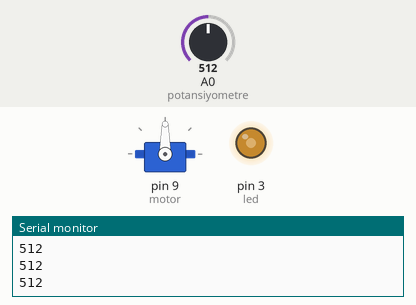
A sketch run on a simulated Arduino Uno, built with avr-gcc and run on an emulated ATmega328P. Parts: servo, output pins drawn as LEDs (lit = HIGH), the last lines printed to the serial monitor. The test bench sets the inputs (shaded band); at power-on: A0 (potansiyometre) = 512.

Above: at 1.2 s.
1.3 s: A0 (potansiyometre) set to 716
At 2.1 s:
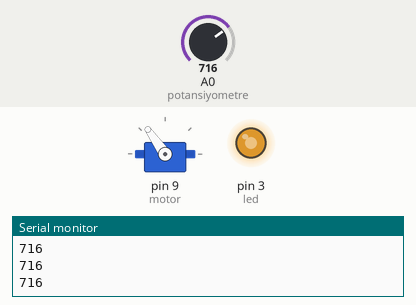
2.9 s: A0 (potansiyometre) set to 900
At 3.5 s:
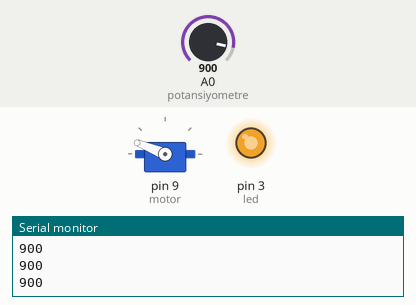
4.5 s: A0 (potansiyometre) set to 1023
At 4.9 s:
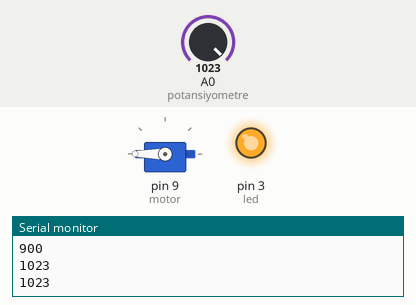
6.1 s: A0 (potansiyometre) set to 306
At 7.4 s:
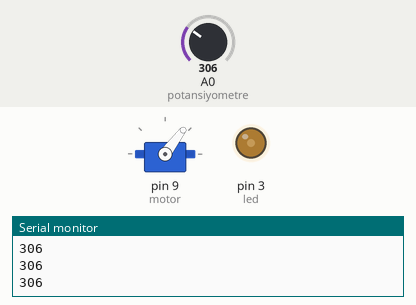
7.7 s: A0 (potansiyometre) set to 122
At 9.0 s:
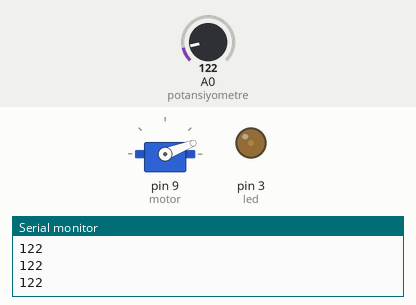
9.3 s: A0 (potansiyometre) set to 0
At 10.4 s:
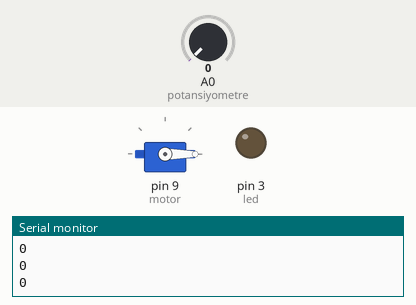
Timing chart, 0 to 11.9 s (numbered marks = the images above; inputs shaded):
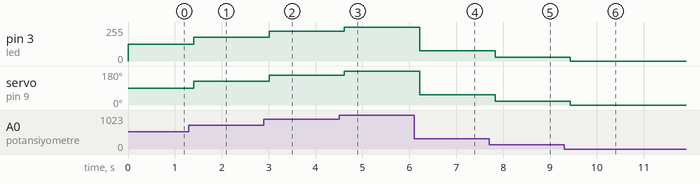

The sketch:

Pot_ile_Servo_ve_Led_Kontrolu.ino
```cpp
#include<Servo.h>

#define potansiyometre A0
#define led 3

Servo motor;

int deger1 = 0 ;
int deger2 = 0 ;
int deger3 = 0 ;

void setup() {
  pinMode(led,OUTPUT);
  motor.attach(9);
  Serial.begin(9600);

  }

void loop() {
  deger1 = analogRead(potansiyometre);
  deger1 = map(deger1,0,1023,0,180);
  motor.write(deger1);

  deger2 = analogRead(potansiyometre);
  deger2 = map(deger2,0,1023,0,255);
  analogWrite(led,deger2);

  deger3 = analogRead(potansiyometre);
  Serial.println(deger3);
  delay(200);
}
```

Measured:
- after the input at 1.3 s, pin 3 (led): 127/255 → 178/255 after 0.11 s; servo on pin 9 (motor): 90° → 125° after 0.11 s
- after the input at 2.9 s, pin 3 (led): 178/255 → 224/255 after 0.11 s; servo on pin 9 (motor): 125° → 158° after 0.11 s
- after the input at 4.5 s, pin 3 (led): 224/255 → 255/255 after 0.12 s; servo on pin 9 (motor): 158° → 180° after 0.12 s
- after the input at 6.1 s, pin 3 (led): 255/255 → 76/255 after 0.12 s; servo on pin 9 (motor): 180° → 53° after 0.12 s
- after the input at 7.7 s, pin 3 (led): 76/255 → 30/255 after 0.13 s; servo on pin 9 (motor): 53° → 21° after 0.13 s
- after the input at 9.3 s, pin 3 (led): 30/255 → 0/255 after 0.13 s; servo on pin 9 (motor): 21° → 0° after 0.13 s
